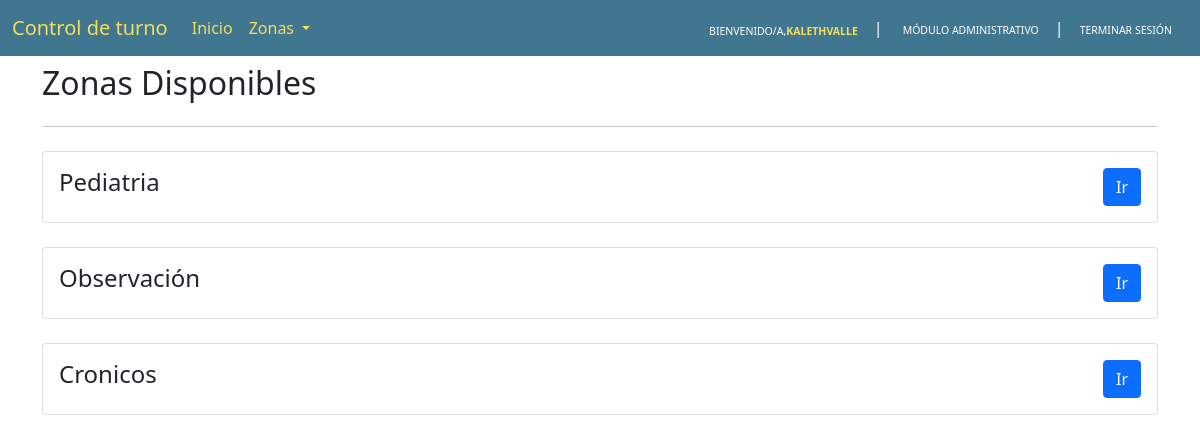
The app's page / (signed in) with its own data.
### api/models/users.py (models this page shows, shortened)
class User(AbstractUser):
    email = models.EmailField('email address', unique=True, error_messages={'unique': 'A user with that email already exists.'})
    phone_regex = RegexValidator(regex=r'\+?1?\d{9,10}$', message="Phone number must be entered in the format: +999999999. Up to 10 digits allowed.")
    phone_number = models.CharField('phone', validators=[phone_regex], max_length=10, default='')
    USERNAME_FIELD = 'email'
    REQUIRED_FIELDS = ['username', 'first_name', 'last_name', 'phone_number']
    is_verified = models.BooleanField('verified', default=True, help_text='Set to true when the user have verified its email address.')
    ROLES_CHOICES = [(0, 'Admin'),]
    role = models.IntegerField(choices=ROLES_CHOICES, default=0)
    TYPE_DOCUMENT_CHOICES = [(0, 'Cedula Ciudadania'),]
    type_document = models.IntegerField(choices=TYPE_DOCUMENT_CHOICES, default=0)
    number_document = models.IntegerField('Número documento', default=0)
    created_at = models.DateTimeField('created at', auto_now_add=True, help_text='Date time on which the object was created.')
    modified_at = models.DateTimeField('modified at', auto_now=True, help_text='Date time on which the object was last modified.')

### api/models/zones.py (models this page shows)
class Zones(models.Model):
    name = models.CharField('Name', max_length=200, default="", help_text="Nombre zona")
    created_at = models.DateTimeField('created at', auto_now_add=True, help_text='Date time on which the object was created.')
    modified_at = models.DateTimeField('modified at', auto_now=True, help_text='Date time on which the object was last modified.')
    def __str__(self):
        return self.name
    class Meta:
        verbose_name_plural = "Zonas"

### api/views/home.py (the view)
# urls.py: path('', HomeView.as_view(), name='home'),
class HomeView(View):
    def get(self, request):
        if not request.user.is_authenticated:
            return redirect('api:login')
        zones = Zones.objects.all()
        return render(
            request,
            template_name='CtlT/home.html',
            context={
                "zones": zones
            }
        )

### api/templates/CtlT/home.html (shortened to what this page needs)
{% extends 'base.html' %}
{% block body %}
<div class="container">
  <h2 class="text-capitalize mt-2">Zonas disponibles</h2>
  <hr class="my-4">
  {% for zone in zones %}
  <div class="card">
    <div class="card-body">
      <div class="d-flex justify-content-between" >
        <div>
          <h4 class="text-capitalize">{{ zone }}</h4>
        </div>
        <div>
          <a class="btn btn-primary" href="{% url 'api:zone' zone.id %}" role="button">Ir</a>
        </div>
      </div>
    </div>
  </div>
  <br/>
  {% endfor %}
</div>
{% endblock %}

### api/templates/base.html (shortened to what this page needs)
<!DOCTYPE html>
<html lang="en">
<head>
  <link href="https://cdn.jsdelivr.net/npm/bootstrap@5.0.2/dist/css/bootstrap.min.css" rel="stylesheet">
</head>
<body>
  {% if zones %}
    <nav id="menu-navbar" class="navbar navbar-dark navbar-expand-lg bg-body-tertiary" style="background-color: #417690;">
      <div class="container-fluid">
        <a class="navbar-brand fw-light" href="{% url 'api:home' %}" style="color: #f5dd5d;">Control de turno</a>
        <div class="collapse navbar-collapse" id="navbarSupportedContent">
          <ul class="navbar-nav me-auto mb-2 mb-lg-0">
            <li class="nav-item">
              <a class="nav-link active" aria-current="page" href="{% url 'api:home' %}" style="color: #f5dd5d;">Inicio</a>
            </li>
            <li class="nav-item dropdown">
              <a class="nav-link dropdown-toggle" href="#" role="button" data-bs-toggle="dropdown" aria-expanded="false" style="color: #f5dd5d;">
                Zonas
              </a>
            </li>
          </ul>
          <div class="d-flex align-items-center">
            <span class="mt-2" style="color: #FFFFFF; font-size: 10.5px;">
              BIENVENIDO/A,
            </span>
            <span class="text-uppercase fw-bold mt-2" style="color: #f5dd5d; font-size: 10.5px;" >
              {{ request.user.username }}
            </span>
            <span class="ms-3" style="color: #FFFFFF;">|</span>
            <a  class="nav-link ms-1 btn-sm"
                href="{% url 'admin:index' %}"
                target="_blank"
                style="color: #FFFFFF; "
            >
                <span style="font-size: 10.5px;">
                  MÓDULO ADMINISTRATIVO
                </span>
            </a>
            <span style="color: #FFFFFF;">|</span>
            <a class="nav-link" href="{% url 'api:logout' %}" style="color: #FFFFFF;">
              <span style="font-size: 10.5px;">
                TERMINAR SESIÓN
              </span>
            </a>
          </div>
        </div>
      </div>
    </nav>
  {% endif %}
  <div class="content container-fluid">
    {% block body %}
    {% endblock %}
  </div>
</body>
</html>

### api/templates/base.html (style rules this page uses)
body { padding: 0%; margin: 0%; }
.content { padding: 0%; margin: 0%; }

### records on screen
User: user.username "KALETHVALLE"
Zones: name "Pediatria"
Zones: name "Observación"
Zones: name "Cronicos"
